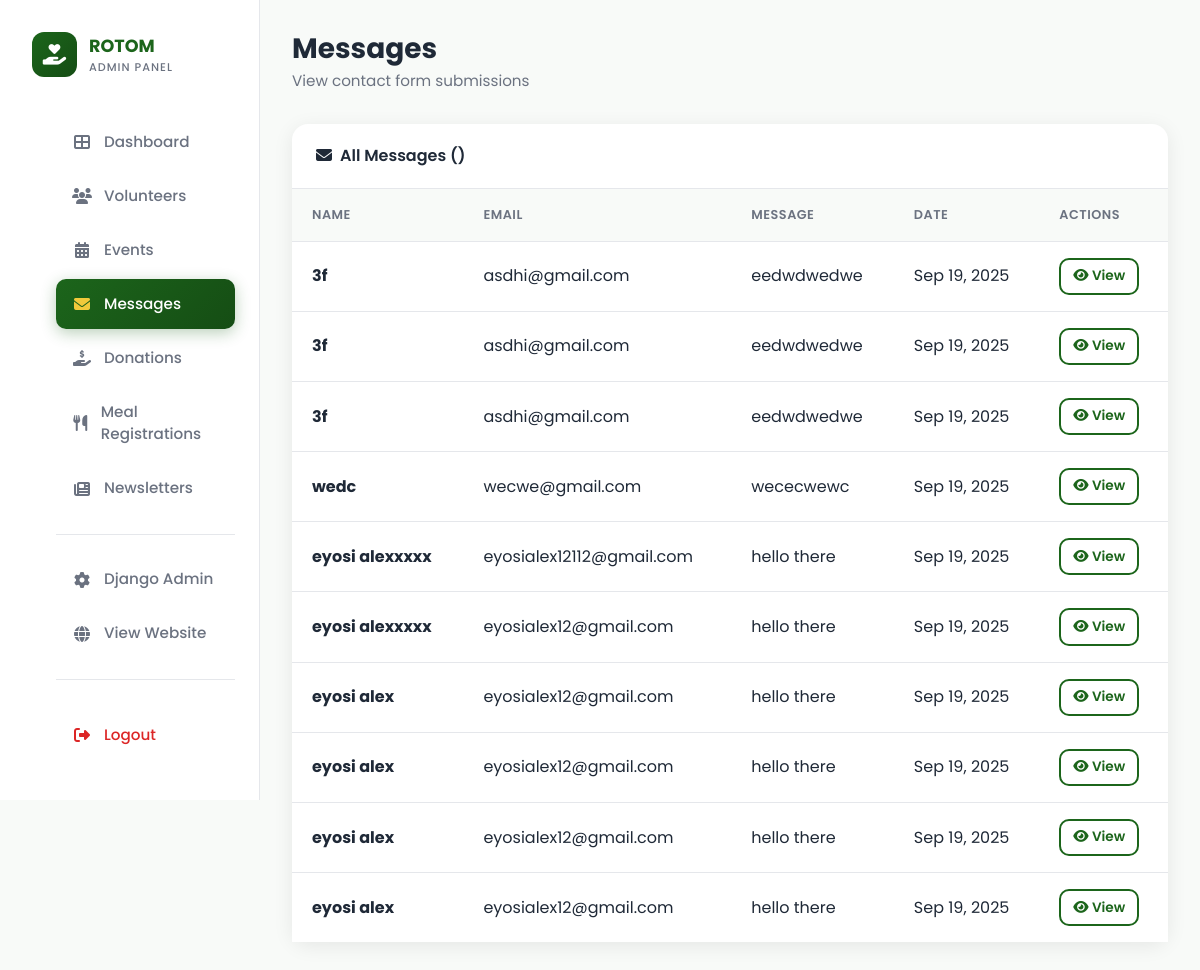
The app's page /dashboard/manage-contacts/ (signed in) with its own data.
### rotom/models.py (models this page shows, shortened)
class Contact(models.Model):
    name = models.CharField(max_length=100)
    location = models.CharField(max_length=200)
    email = models.EmailField(db_index=True)
    phone_number = models.CharField(max_length=15, blank=True, null=True)
    message = models.TextField()
    created_at = models.DateTimeField(auto_now_add=True, db_index=True)
    class Meta:
        ordering = ['-created_at']

### dashboard/views.py (the view)
# urls.py: path('manage-contacts/', views.manage_contacts, name='manage_contacts'),
@staff_member_required(login_url='dashboard:login')
def manage_contacts(request):
    contacts = Contact.objects.all().order_by('-created_at')
    paginator = Paginator(contacts, 10)
    page_number = request.GET.get('page')
    contacts_paginated = paginator.get_page(page_number)
    return render(request, 'dashboard/manage_contacts.html', {'contacts': contacts_paginated})

### dashboard/templates/dashboard/manage_contacts.html (shortened to what this page needs)
{% extends 'dashboard/base_admin.html' %}
{% block content %}
<div class="page-header">
    <h1 class="page-title">Messages</h1>
    <p class="page-subtitle">View contact form submissions</p>
</div>
<div class="card">
    <div class="card-header d-flex justify-content-between align-items-center">
        <span><i class="fas fa-envelope me-2"></i>All Messages ({{ contacts.count }})</span>
    </div>
    <div class="card-body p-0">
        {% if contacts %}
        <div class="table-responsive">
            <table class="table">
                <thead>
                    <tr>
                        <th>Name</th>
                        <th>Email</th>
                        <th>Message</th>
                        <th>Date</th>
                        <th>Actions</th>
                    </tr>
                </thead>
                <tbody>
                    {% for contact in contacts %}
                    <tr>
                        <td><strong>{{ contact.name }}</strong></td>
                        <td>{{ contact.email }}</td>
                        <td>{{ contact.message|truncatechars:50 }}</td>
                        <td>{{ contact.created_at|date:"M d, Y" }}</td>
                        <td>
                            <a href="{% url 'dashboard:contact_detail' contact.pk %}" class="btn btn-sm btn-outline-primary">
                                <i class="fas fa-eye"></i> View
                            </a>
                        </td>
                    </tr>
                    {% endfor %}
                </tbody>
            </table>
        </div>
        {% else %}
        <div class="empty-state">
            <i class="fas fa-envelope"></i>
            <p>No messages yet</p>
        </div>
        {% endif %}
    </div>
</div>
{% endblock %}

### records on screen
Contact: name "3f", email "asdhi@gmail.com", message "eedwdwedwe", created_at "Sep 19, 2025"
Contact: name "3f", email "asdhi@gmail.com", message "eedwdwedwe", created_at "Sep 19, 2025"
Contact: name "3f", email "asdhi@gmail.com", message "eedwdwedwe", created_at "Sep 19, 2025"
Contact: name "wedc", email "wecwe@gmail.com", message "wececwewc", created_at "Sep 19, 2025"
Contact: name "eyosi alexxxxx", email "eyosialex12112@gmail.com", message "hello there", created_at "Sep 19, 2025"
Contact: name "eyosi alexxxxx", email "eyosialex12@gmail.com", message "hello there", created_at "Sep 19, 2025"
Contact: name "eyosi alex", email "eyosialex12@gmail.com", message "hello there", created_at "Sep 19, 2025"
Contact: name "eyosi alex", email "eyosialex12@gmail.com", message "hello there", created_at "Sep 19, 2025"
Contact: name "eyosi alex", email "eyosialex12@gmail.com", message "hello there", created_at "Sep 19, 2025"
Contact: name "eyosi alex", email "eyosialex12@gmail.com", message "hello there", created_at "Sep 19, 2025"
